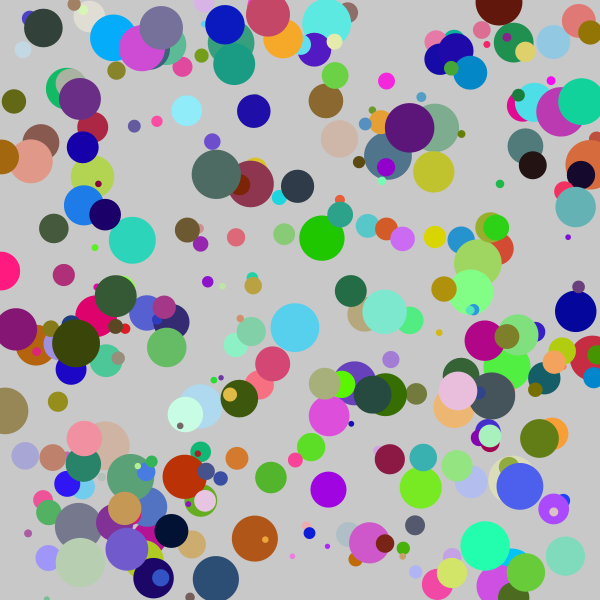
Frame 1 (no input)
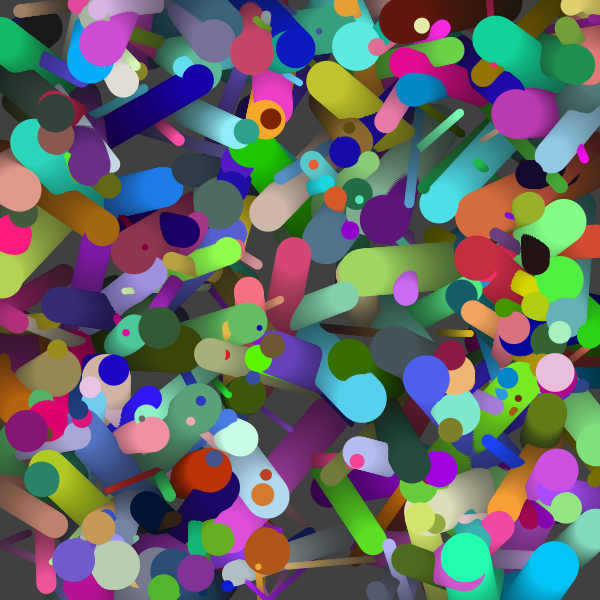
Frame 60 (the mouse pressed at the canvas centre just before this capture)
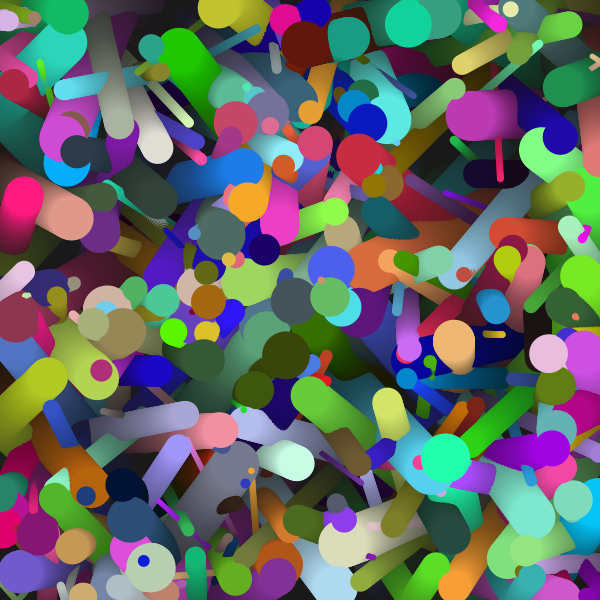
Frame 120 (the mouse held since frame 60 and released just before this capture)

The Processing sketch that drew these frames (run headless with seeded random() and noise(); from frame 60 on, the mouse is pressed at the canvas centre):

// Processing sketch: processing_82371
// ── processing_82371.pde

//many thanks to JohnGruen.
//He really steered me towards the light. 

final int MAX = 300;

float[] x = new float[MAX];
float[] y = new float[MAX];
float dia[] = new float[MAX];
float xInc[] = new float[MAX];
float yInc[] = new float[MAX];
color c[] = new color[MAX];

void setup() {
 size(600,600);
 smooth();
 noStroke();
 for(int i = 0; i < MAX; i++) {
   x[i] = random(0,width);
   y[i] = random(0,height);
   dia[i] = random(5,50);
   xInc[i] = random(-2,2);
   yInc[i] = random(-2,2);
   c[i] = color(random(255),random(255),random(255));
 }

}

void draw() {  
    fill(0,5);
    rect(0,0,width,height);
  for(int i = 0; i < MAX; i++) {

     fill(c[i]);

     ellipse(x[i],y[i],dia[i],dia[i]);

     if(x[i] > width || x[i] < 0) {
       xInc[i] = -xInc[i];
     }

     if(y[i] > height || y[i] < 0) {
       yInc[i] = -yInc[i];
     }

     x[i]+=xInc[i];
     y[i]+=yInc[i];

 }
}
